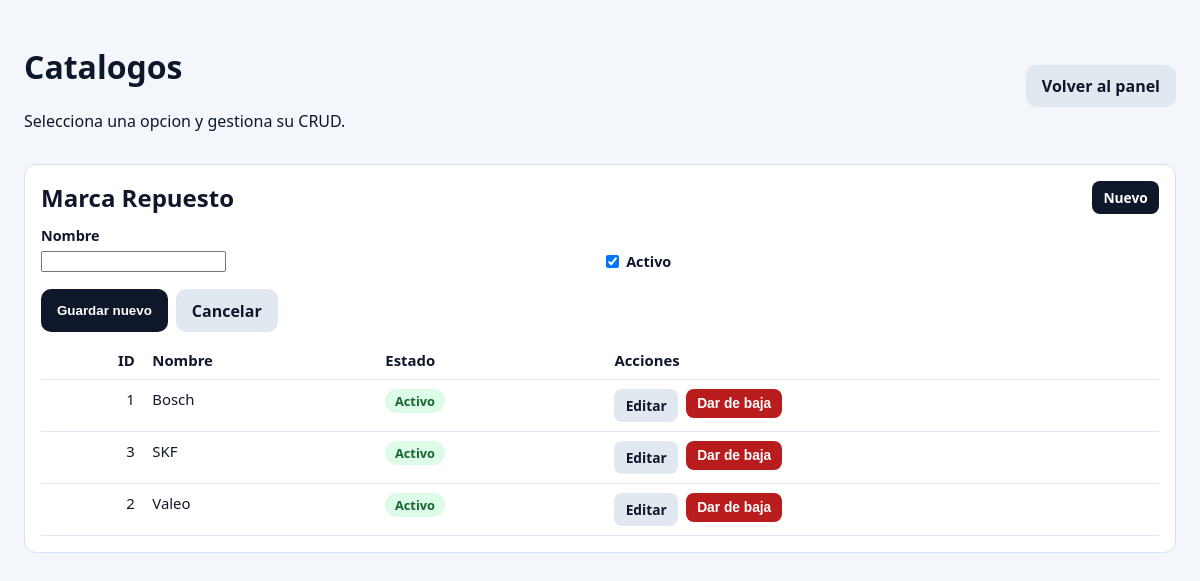
Screenshot of /catalogos.php (signed in) with the database file from the repository.
### tables this page shows
CREATE TABLE IF NOT EXISTS marcas (
  id_marca INT AUTO_INCREMENT PRIMARY KEY,
  nombre_marca VARCHAR(100) NOT NULL,
  activo TINYINT(1) DEFAULT 1
);

### public/catalogos.php (the view, shortened to what this page needs)
<?php
$projectRoot = dirname(__DIR__);
$seccion = (string) ($_GET['seccion'] ?? 'marca');
$marcaForm = [
    'id_marca' => 0,
    'nombre_marca' => '',
    'activo' => '1',
];
try {
    $pdo = Database::connect($projectRoot);
} catch (Throwable $e) {
    http_response_code(500);
    echo 'No se pudo conectar a la base de datos: ' . htmlspecialchars($e->getMessage());
    exit;
}
$marcas = $pdo->query(
    'SELECT id_marca, nombre_marca, activo
     FROM marcas
     ORDER BY activo DESC, nombre_marca ASC'
)->fetchAll();
?>
<!doctype html>
<html lang="es">
<head>
</head>
<body>
<div class="container">
    <div class="top">
        <div>
            <h1>Catalogos</h1>
            <p>Selecciona una opcion y gestiona su CRUD.</p>
        </div>
        <div class="actions">
            <a class="btn btn-muted" href="/dashboard.php">Volver al panel</a>
        </div>
    </div>
    <?php if ($seccion === 'marca'): ?>
    <div class="panel" id="marcas-panel">
        <div style="display:flex;justify-content:space-between;align-items:center;margin-bottom:0.75rem;">
            <h2 style="margin:0;">Marca Repuesto</h2>
            <a class="btn btn-primary btn-small" href="/catalogos.php?seccion=marca">Nuevo</a>
        </div>
        <form method="post" action="/catalogos.php" autocomplete="off">
            <div class="grid">
                <div>
                    <label for="nombre_marca">Nombre</label>
                    <input id="nombre_marca" name="nombre_marca" maxlength="100" required value="<?= htmlspecialchars((string) $marcaForm['nombre_marca']) ?>">
                </div>
                <div>
                    <label class="check-label">
                        <input type="checkbox" name="activo" value="1" <?= (string) $marcaForm['activo'] === '1' ? 'checked' : '' ?>>
                        Activo
                    </label>
                </div>
            </div>
            <div class="actions" style="margin-top: 0.9rem;">
                <button class="btn btn-primary" type="submit"><?= (int) $marcaForm['id_marca'] > 0 ? 'Guardar cambios' : 'Guardar nuevo' ?></button>
                <a class="btn btn-muted" href="/catalogos.php?seccion=marca#marcas-panel">Cancelar</a>
            </div>
        </form>
        <table>
            <thead>
            <tr>
                <th>ID</th>
                <th>Nombre</th>
                <th>Estado</th>
                <th>Acciones</th>
            </tr>
            </thead>
            <tbody>
            <?php if (count($marcas) === 0): ?>
                <tr><td colspan="4">No hay marcas de repuesto cargadas.</td></tr>
            <?php else: ?>
                <?php foreach ($marcas as $row): ?>
                    <tr>
                        <td><?= (int) $row['id_marca'] ?></td>
                        <td><?= htmlspecialchars((string) $row['nombre_marca']) ?></td>
                        <td>
                            <span class="tag <?= (int) $row['activo'] === 1 ? 'ok' : 'off' ?>">
                                <?= (int) $row['activo'] === 1 ? 'Activo' : 'Inactivo' ?>
                            </span>
                        </td>
                        <td>
                            <div class="actions">
                                <a class="btn btn-muted btn-small" href="/catalogos.php?seccion=marca&edit_marca=<?= (int) $row['id_marca'] ?>#marcas-panel">Editar</a>
                                <form method="post" action="/catalogos.php#marcas-panel" style="display:inline;">
                                    <button class="btn <?= (int) $row['activo'] === 1 ? 'btn-danger' : 'btn-primary' ?> btn-small" type="submit">
                                        <?= (int) $row['activo'] === 1 ? 'Dar de baja' : 'Activar' ?>
                                    </button>
                                </form>
                            </div>
                        </td>
                    </tr>
                <?php endforeach; ?>
            <?php endif; ?>
            </tbody>
        </table>
    </div>
    <?php endif; ?>
</div>
</body>
</html>

### public/catalogos.php (style rules this page uses)
body { font-family: Segoe UI, Arial, sans-serif; margin: 1.5rem; background: #f3f6fb; color: #0f172a; }
.container { max-width: 1200px; margin: 0 auto; }
.top { display: flex; justify-content: space-between; align-items: center; gap: 1rem; margin-bottom: 1rem; }
.actions { display: flex; gap: 0.5rem; flex-wrap: wrap; }
.btn { display: inline-block; text-decoration: none; border: 0; border-radius: 10px; padding: 0.65rem 1rem; cursor: pointer; font-weight: 600; }
.btn-primary { background: #0f172a; color: #fff; }
.btn-muted { background: #e2e8f0; color: #0f172a; }
.btn-danger { background: #b91c1c; color: #fff; }
.btn-small { padding: 0.45rem 0.7rem; border-radius: 8px; font-size: 0.86rem; }
.panel { background: #fff; border: 1px solid #d8e1ef; border-radius: 12px; padding: 1rem; margin-bottom: 1rem; }
.grid { display: grid; grid-template-columns: repeat(auto-fit, minmax(220px, 1fr)); gap: 0.75rem; }
label { display: block; font-size: 0.9rem; margin-bottom: 0.25rem; font-weight: 600; }
.check-label { display: inline-flex; align-items: center; gap: 0.45rem; margin-top: 1.6rem; font-weight: 600; }
.check-label input[type="checkbox"] { width: auto; margin: 0; }
table { width: 100%; border-collapse: collapse; margin-top: 0.6rem; }
th, td { border-bottom: 1px solid #e2e8f0; padding: 0.55rem; text-align: left; font-size: 0.93rem; vertical-align: top; }
table thead th:first-child, table tbody td:first-child:not([colspan]) { text-align: right; }
.tag { display: inline-block; padding: 0.2rem 0.6rem; border-radius: 999px; font-size: 0.8rem; font-weight: 700; }
.ok { background: #dcfce7; color: #166534; }

### rows the page displays
marcas: id_marca "1", nombre_marca "Bosch", activo "Activo"
marcas: id_marca "3", nombre_marca "SKF", activo "Activo"
marcas: id_marca "2", nombre_marca "Valeo", activo "Activo"
